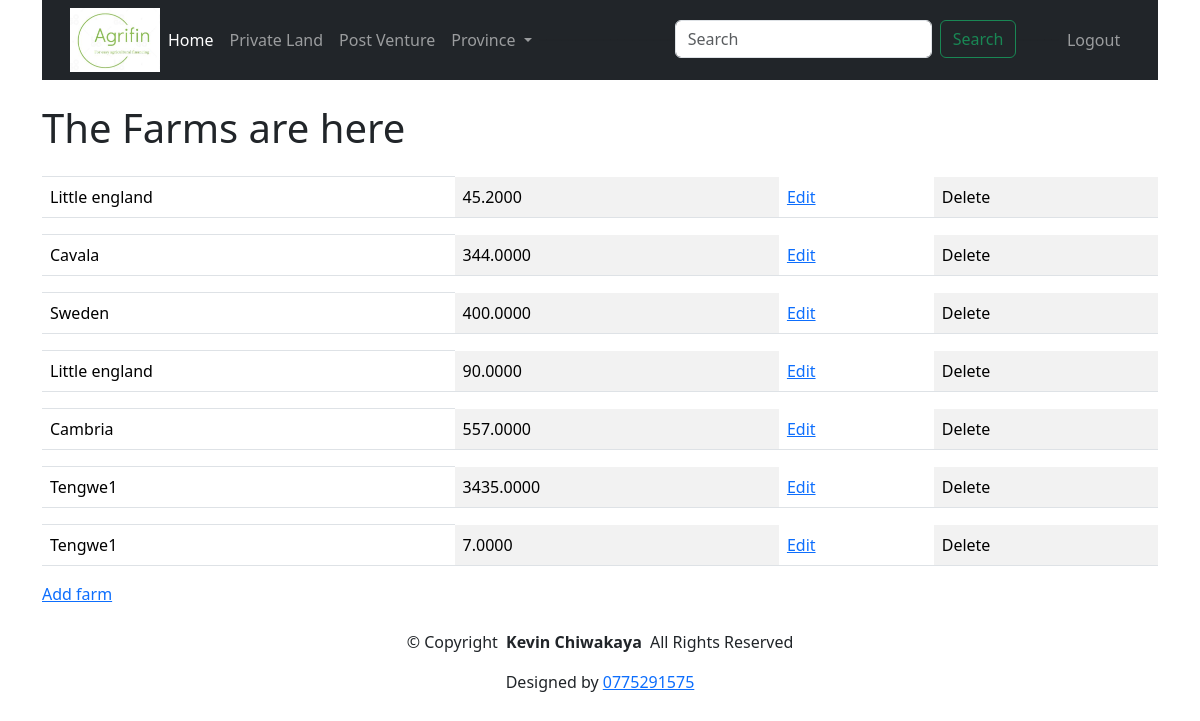
Page /farms/ (signed in) on the earlier database version.
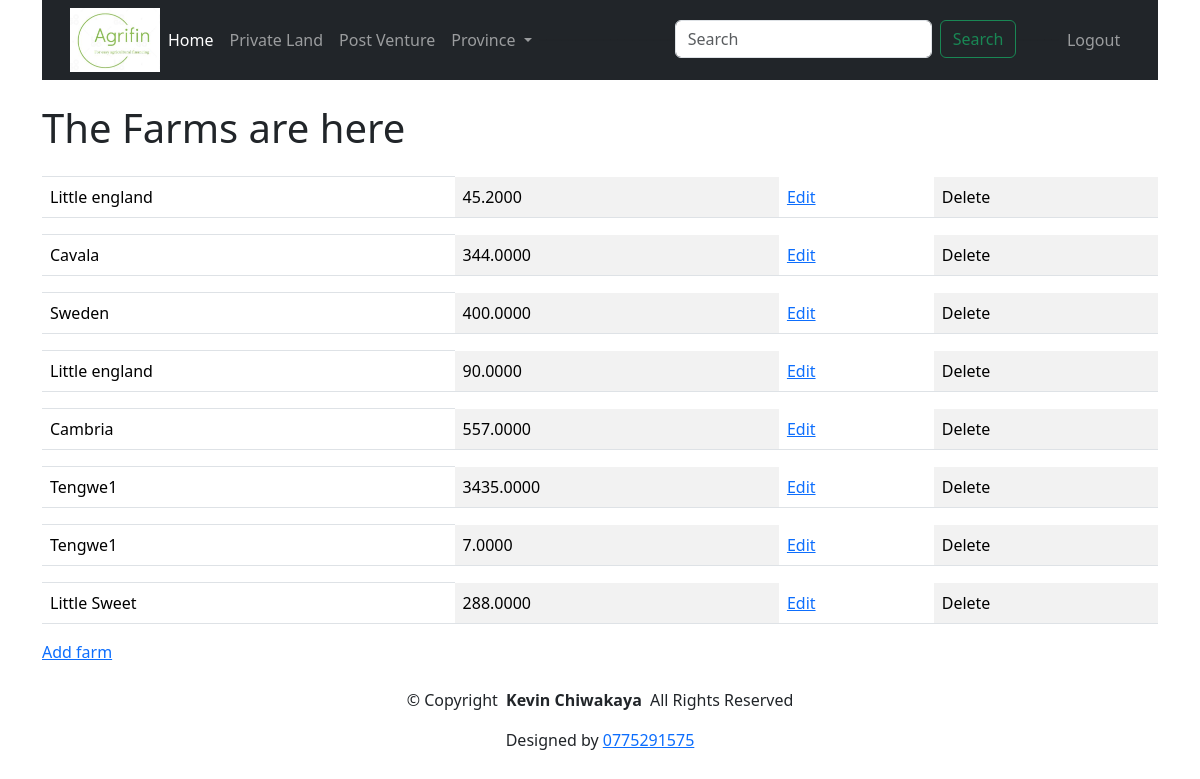
Same page on the later database version.
### farmersapp/models.py (models this page shows, shortened)
class Farm(models.Model):
    tenure = (
   ('Off','Offer Letter'),
   ('99','99-Year Lease'),
   ('A1','A1 Permit'),
   ('AP', 'A1 Temporal Permit'),
   ('A2','A2 Permit'),
   ('Ttl','Title Deed'),
   ('DG','Deed of Grant'),
   ('CCT','Certificate of Consolidated Title'),
   ('Non','None'),
   )
    water = (
   ('D','Dam'),
   ('R','River'),
   ('B','Borehole'),
   ('W', 'Weir'),
   ('Wl','Well'),
   ('N','None'),
   )
    province = (
   ('MTN','Matabeleland North'),
   ('MTS','Matabeleland South'),
   ('MSE','Mashonaland East'),
   ('MSW','Mashonaland West'),
   ('MSC','Mashonaland Central'),
   ('MAN','Manicaland'),
    ('MSV','Masvingo'),
    ('MID','Midlands'),
    ('HRE','Harare'),
    ('BYO','Bulawayo'),
   )
    mmodels = (
       ('A1','A1'),
       ('A2','A2'),
       ('Old','Old Resettlement Scheme'),
       ('Sma','Small Scale Commercial'),
       ('A1T','Three Tier'),
       ('Comm','Communal')
    )
    farmer = models.ForeignKey(Farmer,on_delete = models.CASCADE)
    farm_name = models.CharField(max_length=500)
    plot_number = models.CharField(max_length=250,null=True, blank=True)
    extend = models.DecimalField(max_digits= 10,decimal_places= 4)
    district = models.CharField(max_length=20)
    province = models.CharField(max_length=250,choices=province)
    ward = models.CharField(max_length=10,null=True, blank=True)
    model =models.CharField(max_length=250,null =True,blank=True,choices=mmodels)
    tenure_type = models.CharField(max_length=50,choices=tenure)
    irrigation =models.CharField(max_length=250,null= True,choices=(('Y','Yes'),('N','No')))
    water_availability  = models.CharField(max_length=250,choices=water)
    description = models.TextField(null=True, blank=True)
    id = models.UUIDField(default=uuid.uuid1,unique=True,primary_key=True,editable=False)

### farmersapp/views.py (the view)
# urls.py: path("farms/",views.farms,name="farms"),
@login_required
def farms(request):
    mfarms = Farm.objects.all()
    context = {'mfarms': mfarms}
    return render(request,'farms.html',context)

### farmersapp/templates/farms.html (shortened to what this page needs)
{%extends 'main.html'%}
  {% load bootstrap5 %}
{%block content%}
<h1>The Farms are here</h1>
<table class="table table-striped-columns">
  {%for farm in mfarms%}
  <th></th>
  <tr>
  <td>{{farm.farm_name}}</td>
  <td>{{farm.extend}}</td>
  <td><a href="{%url 'createfarm'%}">Edit</a></td>
  <td><a>Delete</a></td>
</tr>
  {%endfor%}
</table>
<a href = "{% url 'createfarm'%}">Add farm</a>
{%endblock%}

### farmersapp/templates/main.html (shortened to what this page needs)
<!DOCTYPE html>
<html lang="en">
  <head>
    {% load bootstrap5 %} {% bootstrap_css %} {% bootstrap_javascript %}
  </head>
  <body>
    {%include 'navbar.html'%}
    <br />
    <div class="container">{%block content%} {%endblock content%}</div>
    <footer id="footer" class="footer">
      <div class="container copyright text-center mt-4">
        <p>
          © <span>Copyright</span>
          <strong class="px-1 sitename">Kevin Chiwakaya</strong>
          <span>All Rights Reserved</span>
        </p>
        <div class="credits">
          Designed by <a href="https://whatsapp.com/">0775291575</a>
        </div>
      </div>
    </footer>
  </body>
</html>

### farmersapp/templates/navbar.html (shortened to what this page needs)
{%load static%}
<div class="container">
<nav class="navbar navbar-expand-lg navbar-dark bg-dark">
    <div class="container-fluid">
      <img class="navbar-brand" href="{%url 'ventures'%}"><img src="{% static 'images/logo.JPG' %}" width="90px"/></a>
      <div class="collapse navbar-collapse" id="navbarSupportedContent">
        <ul class="navbar-nav me-auto mb-2 mb-lg-0">
          <li class="nav-item">
            <a class="nav-link active" aria-current="page" href="{% url 'ventures'%}">Home</a>
          </li>
          <li class="nav-item">
            <a class="nav-link" href="#">Private Land</a>
          </li>
          <li class="nav-item">
            <a class="nav-link" href="{%url 'createfarmer'%}" >Post Venture</a>
          </li>
          <li class="nav-item dropdown">
            <a class="nav-link dropdown-toggle" href="#" role="button" data-bs-toggle="dropdown" aria-expanded="false">
              Province
            </a>
          </li>
          <li>___________________</li>
        <li  class="nav-item">
        <form class="d-flex" role="search" method="get" action ="{% url 'ventures'%}">
          <input class="form-control me-2" type="search" placeholder="Search" aria-label="Search" name="Search_Query" value={{search_query}}>
          <button class="btn btn-outline-success" type="submit">Search</button>
        </form>
      </li>
      <li>______</li>
      {% if user.is_authenticated %}
       <li class="nav-item">
         <a class="nav-link" href="{%url 'logout'%}" >Logout</a>
        </li>
      {%else%}
        <li class="nav-item">
          <a class="nav-link" href="{%url 'login'%}" >Login/Signup</a>
        </li>
      {%endif%}
      </ul>
      </div>
    </div>
  </nav>
</div>

Differences in the rows shown:
added Farm: farm_name "Little Sweet", extend "288.0000"
